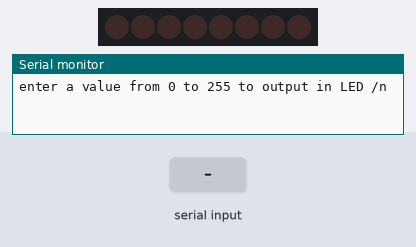
The sketch below on a simulated Arduino Uno, built with avr-gcc and run on an emulated ATmega328P. Shown: 8 shift-register outputs drawn as a row of LEDs (first output left, lit = HIGH), the last lines printed to the serial monitor. Wiring (inferred from the names in the program): shift register (74HC595): data pin 2; shift clock pin 4; latch pin 3. Wiring (inferred from the signals the program sends): row of LEDs: on Q0, Q1, Q2, Q3, Q4, Q5, Q6, Q7. The test bench sets the inputs (shaded band).

Above: at 1.2 s.
1.3 s: "90,45\n" received over Serial
At 2.5 s:
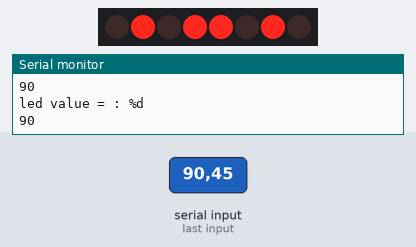
2.8 s: "30,150\n" received over Serial
At 3.7 s:
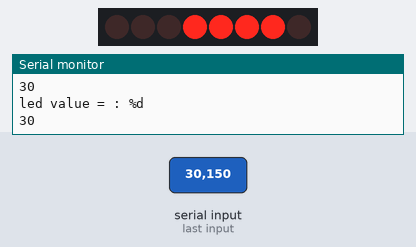
4.3 s: "5\n" received over Serial
At 4.7 s:
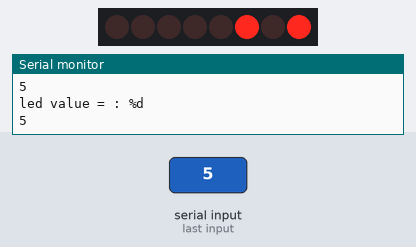
5.8 s: "200\n" received over Serial
At 7.0 s:
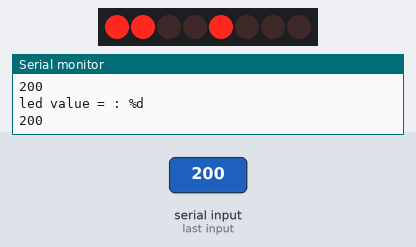
7.3 s: "90\n" received over Serial
At 8.2 s:
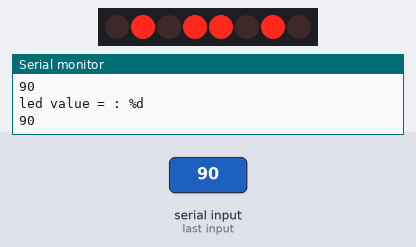
Timing chart, 0 to 9.8 s (numbered marks = the images above; inputs shaded):
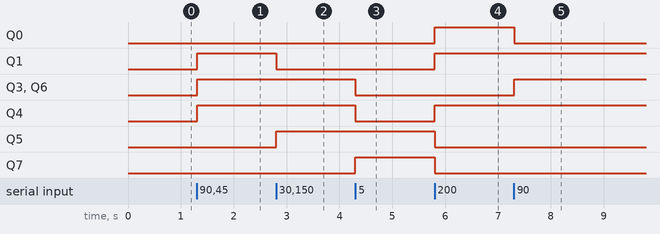

The sketch:

SerialMonitorWithShiftRegisters.ino
```cpp
// C++ code
//

const int dataPin  = 2;
const int latchPin = 3;
const int clockPin = 4;

//we have 8 bit led
uint8_t leds = 0;

void setup()
{
  pinMode(dataPin, OUTPUT);
  pinMode(latchPin, OUTPUT);
  pinMode(clockPin, OUTPUT);

  Serial.begin(9600);
  while (! Serial);
  Serial.println("enter a value from 0 to 255 to output in LED /n");
}

void loop()
{
  if (Serial.available() > 0) {

    // Take user input as a string
    String userInput = Serial.readStringUntil('\n'); // Read until newline
    int val = userInput.toInt(); // Convert the string to an integer
    // Convert string to integer, trimming any non-numeric characters
    if (val > 255 )
      val = 255;

    //take user input :
    //char inputByte = Serial.read(); // returns a 8 bit char but will take into account the enter charachter , we can ignore that eitheri by an if statement and check each charachter
    //uint8_t val = inputByte - '0';
    Serial.println("received byte = ");
    Serial.println(val);
    UpdateShiftRegister(val);
    Serial.println("led value = : %d");
    Serial.println(leds);

  }
}

void UpdateShiftRegister(uint8_t value)
{
  leds = value & 0xFF ;
  digitalWrite(latchPin, LOW);
  shiftOut(dataPin, clockPin, LSBFIRST, leds);
  digitalWrite(latchPin,HIGH);
}

void cascadingLeds()
{
  for(int i = 0; i < 8; i++)
  {
    bitSet(leds,i);
    UpdateShiftRegister(leds);
    delay(500);
  }
}

void BinaryCounter()
{
  for(int i = 0; i < 255; i++)
  {
    UpdateShiftRegister(i);
    delay(500);
  }
}
```

Measured:
- after the input at 1.3 s, Q1, Q3, Q4, Q6: LOW → HIGH at once
- after the input at 2.8 s, Q1: HIGH → LOW at once; Q5: LOW → HIGH at once
- after the input at 4.3 s, Q3, Q4, Q6: HIGH → LOW at once; Q7: LOW → HIGH at once
- after the input at 5.8 s, Q0, Q1, Q4: LOW → HIGH at once; Q5, Q7: HIGH → LOW at once
- after the input at 7.3 s, Q0: HIGH → LOW at once; Q3, Q6: LOW → HIGH at once
